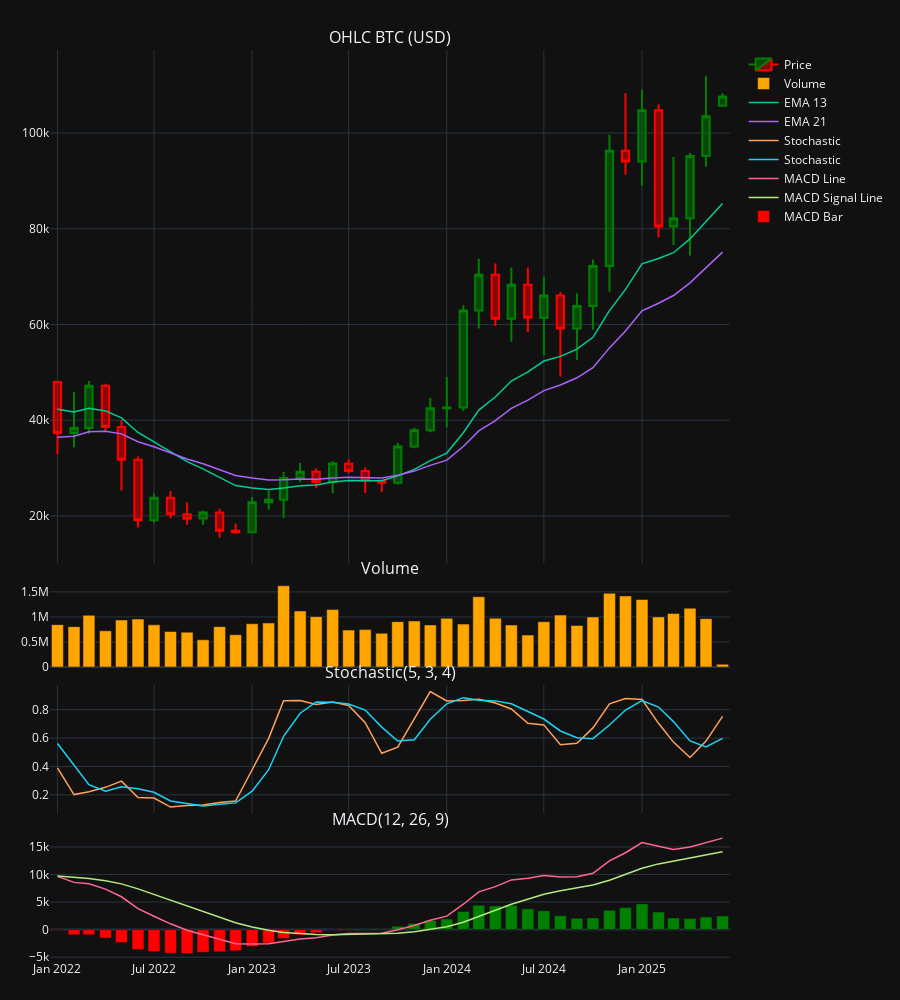

Here is the notebook cell this chart was saved with:
### Code cell
# Get data from database
from src.utils.timescaledb_ops import TimescaleDBOps
import pandas as pd
import base64
# Variables
granularity = "monthly"
ticker = "BTC/USD"
technical_indicators = "EMA, Stochastic, MACD"

tsdb_ops = TimescaleDBOps()
columns, data = tsdb_ops.read_data(f"gold.ohlc_ta_{granularity}")
df = pd.DataFrame(data=data, columns=columns)
df = df.sort_values("date").reset_index(drop=True)
df["date"] = pd.to_datetime(df["date"])

# Construct the image base64 string
# 1. Create png image
import plotly.graph_objects as go
from plotly.subplots import make_subplots

df_visualize = df[df['date'] >= '2022-01-01']

# Create subplot with 2 rows (OHLC and Volume)
fig = make_subplots(rows=4, cols=1, 
                    shared_xaxes=True, 
                    vertical_spacing=0.02,
                    row_heights=[0.6, 0.1, 0.15, 0.15],
                    subplot_titles=("OHLC BTC (USD)", "Volume", "Stochastic(5, 3, 4)", "MACD(12, 26, 9)"))

# ===================================================================
# PLOT CANDLESTICK
# ===================================================================
fig.add_trace(go.Candlestick(
    x=df_visualize['date'],
    open=df_visualize['open'],
    high=df_visualize['high'],
    low=df_visualize['low'],
    close=df_visualize['close'],
    name="Price",
    increasing_line_color='green',
    decreasing_line_color='red'
), row=1, col=1)


# ===================================================================
# PLOT VOLUME BAR
# ===================================================================
fig.add_trace(go.Bar(
    x=df_visualize['date'],
    y=df_visualize['volume'],
    name="Volume",
    marker_color='orange'
), row=2, col=1)


# ===================================================================
# PLOT EMA
# ===================================================================
fig.add_trace(
    go.Scatter(
        x=df_visualize['date'],
        y=df_visualize['ema_13'],
        mode='lines',
        name="EMA 13",
        line={'width': 1.5},
    ), row=1, col=1
)

fig.add_trace(
    go.Scatter(
        x=df_visualize['date'],
        y=df_visualize['ema_21'],
        mode='lines',
        name="EMA 21",
        line={'width': 1.5},
    ), row=1, col=1
)

# ===================================================================
# PLOT STOCHASTIC
# ===================================================================
fig.add_trace(
    go.Scatter(
        x=df_visualize['date'],
        y=df_visualize['stochastic_percentage_k'],
        mode='lines',
        name="Stochastic",
        line={'width': 1.5},
    ), row=3, col=1
)

fig.add_trace(
    go.Scatter(
        x=df_visualize['date'],
        y=df_visualize['stochastic_percentage_d'],
        mode='lines',
        name="Stochastic",
        line={'width': 1.5},
    ), row=3, col=1
)

# ===================================================================
# PLOT MACD
# ===================================================================
fig.add_trace(
    go.Scatter(
        x=df_visualize['date'],
        y=df_visualize['macd'],
        mode='lines',
        name="MACD Line",
        line={'width': 1.5},
    ), row=4, col=1
)

fig.add_trace(
    go.Scatter(
        x=df_visualize['date'],
        y=df_visualize['macd_signal_line'],
        mode='lines',
        name="MACD Signal Line",
        line={'width': 1.5},
    ), row=4, col=1
)

colors = ['green' if val >= 0 else 'red' for val in df_visualize['macd_bar']]
fig.add_trace(
    go.Bar(
        x=df_visualize['date'], 
        y=df_visualize['macd_bar'], 
        name='MACD Bar', 
        marker_color=colors
    ), row=4, col=1
)

# Layout adjustments
fig.update_layout(
    # title=title,
    xaxis_rangeslider_visible=False,
    template='plotly_dark',
    height=1000,
    margin=dict(l=50, r=25, t=50, b=40)
)

fig.write_image(f"btc_{granularity}_ta.png", width=1200, height=800, scale=2)
